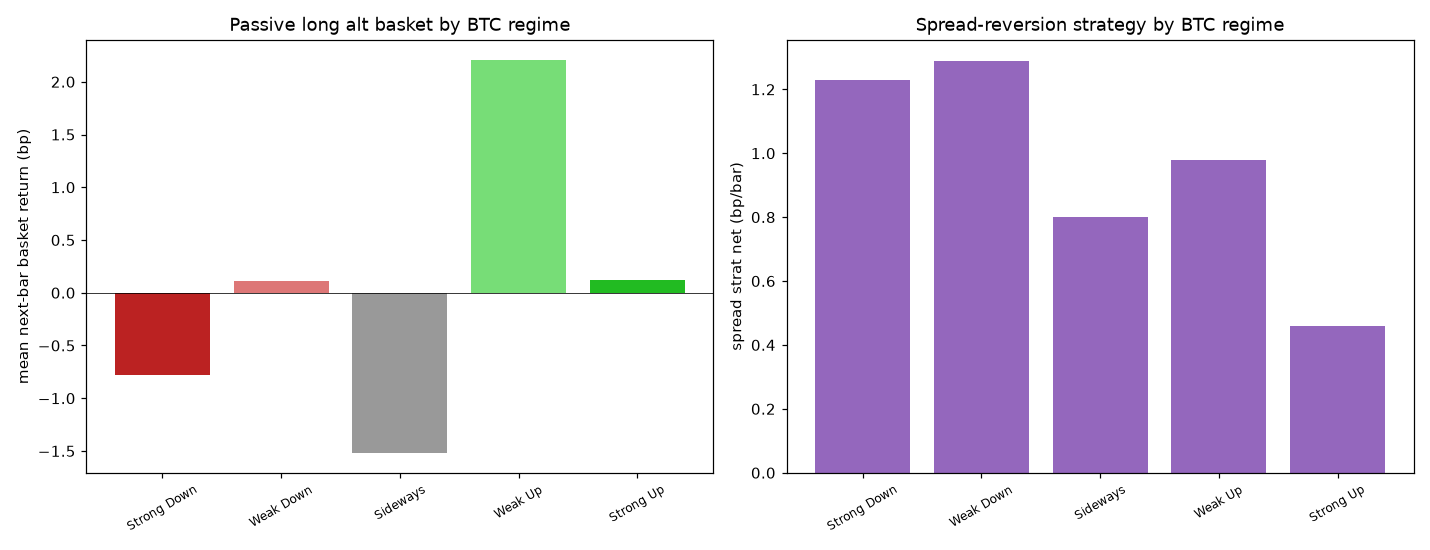

Write the Python code that produced this figure.
"""Experiment 4 — BTC regime detection and altcoin performance by regime.

Regime (causal): ADX strength x EMA-slope direction ->
  Sideways (ADX<20), Weak/Strong Up, Weak/Strong Down.
Measures per regime:
  (a) passive equal-weight alt basket: win rate, avg return, max drawdown;
  (b) the Exp-3 beta-spread reversion strategy net P&L (regime dependence).
"""
import sys
from pathlib import Path
import numpy as np
import pandas as pd
import talib
import matplotlib
matplotlib.use("Agg")
import matplotlib.pyplot as plt

sys.path.append(str(Path(__file__).parent))
from btcdata import load_ohlcv, log_returns, ALTS_1H
from exp3_spread import build

OUT = Path(__file__).parent
TF = "1h"
ORDER = ["Strong Down", "Weak Down", "Sideways", "Weak Up", "Strong Up"]


def btc_regime():
    df = load_ohlcv("BTC", TF)
    c, h, l = df["close"].values, df["high"].values, df["low"].values
    ema = talib.EMA(c, 50)
    slope = pd.Series(ema, index=df.index).pct_change(24)     # 24h slope, causal
    adx = pd.Series(talib.ADX(h, l, c, 14), index=df.index)

    reg = pd.Series("Sideways", index=df.index, dtype=object)
    up, dn = slope > 0, slope < 0
    reg[(adx >= 20) & (adx < 30) & up] = "Weak Up"
    reg[(adx >= 30) & up] = "Strong Up"
    reg[(adx >= 20) & (adx < 30) & dn] = "Weak Down"
    reg[(adx >= 30) & dn] = "Strong Down"
    reg[adx < 20] = "Sideways"
    reg[adx.isna() | slope.isna()] = np.nan
    return reg.rename("regime")


def max_drawdown(logret_series):
    eq = logret_series.cumsum()
    return float((eq - eq.cummax()).min())          # log drawdown


def run():
    reg = btc_regime()
    # equal-weight alt basket, next-bar log return
    alt_ret = pd.concat([log_returns(a, TF).rename(a) for a in ALTS_1H], axis=1)
    basket = alt_ret.mean(axis=1)
    fwd1 = basket.shift(-1)                          # next-bar basket return

    # Exp-3 spread strategy portfolio pnl (net @5bp) per bar
    pnls = []
    for a in ALTS_1H:
        d = build(a).dropna(subset=["z", "e"])
        pos = -d["z"].clip(-2, 2) / 2.0
        gross = pos * d["e"].shift(-1)
        cost = 5e-4 * 2 * pos.diff().abs()
        pnls.append((gross - cost).rename(a))
    spread_port = pd.concat(pnls, axis=1).mean(axis=1)

    df = pd.DataFrame({"regime": reg, "fwd1": fwd1, "spread": spread_port}).dropna(subset=["regime"])

    rows = []
    for r in ORDER:
        m = df[df["regime"] == r]
        b = m["fwd1"].dropna()
        s = m["spread"].dropna()
        rows.append({
            "regime": r,
            "pct_time": round(len(m) / len(df) * 100, 1),
            "basket_avg_bp": round(b.mean() * 1e4, 2),
            "basket_winrate": round((b > 0).mean() * 100, 1),
            "basket_maxDD_%": round(max_drawdown(b) * 100, 1),
            "spread_avg_bp": round(s.mean() * 1e4, 2),
            "spread_winrate": round((s > 0).mean() * 100, 1),
        })
    return pd.DataFrame(rows), df


if __name__ == "__main__":
    res, df = run()
    res.to_csv(OUT / "exp4_regime_results.csv", index=False)
    print("===== Experiment 4: altcoin performance by BTC regime (1h) =====\n")
    print(res.to_string(index=False))

    # annualized-ish context
    print("\n  (basket_avg_bp = mean next-bar equal-weight alt return; "
          "spread = Exp-3 reversion net@5bp)")

    # bar plots
    fig, ax = plt.subplots(1, 2, figsize=(13, 5))
    x = range(len(res))
    ax[0].bar(x, res["basket_avg_bp"], color=["#b22", "#d77", "#999", "#7d7", "#2b2"])
    ax[0].set_xticks(list(x)); ax[0].set_xticklabels(res["regime"], rotation=30, fontsize=8)
    ax[0].axhline(0, color="k", lw=0.5); ax[0].set_ylabel("mean next-bar basket return (bp)")
    ax[0].set_title("Passive long alt basket by BTC regime")
    ax[1].bar(x, res["spread_avg_bp"], color="tab:purple")
    ax[1].set_xticks(list(x)); ax[1].set_xticklabels(res["regime"], rotation=30, fontsize=8)
    ax[1].axhline(0, color="k", lw=0.5); ax[1].set_ylabel("spread strat net (bp/bar)")
    ax[1].set_title("Spread-reversion strategy by BTC regime")
    plt.tight_layout(); plt.savefig(OUT / "exp4_regime.png", dpi=110); plt.close()
    print(f"\n  saved exp4_regime_results.csv + exp4_regime.png under {OUT}")
